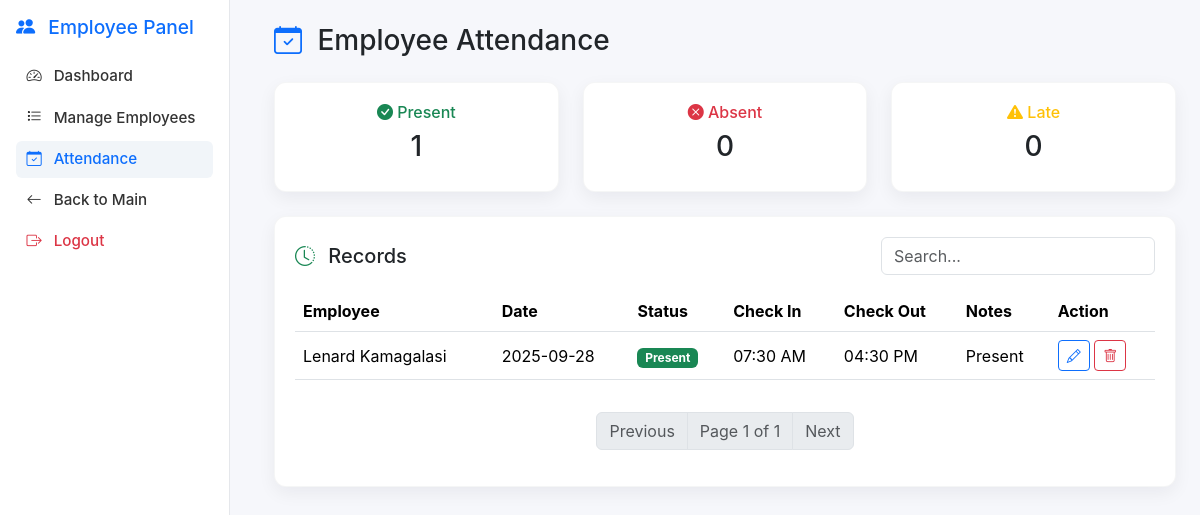
/goal_project_app/employees/employee_attendance.php (signed in), run on the app's committed database.
### tables this page shows
CREATE TABLE `employee_attendance` (
  `id` int(11) NOT NULL,
  `employee_id` int(11) NOT NULL,
  `date` date NOT NULL,
  `status` enum('Present','Absent','Leave','Holiday') NOT NULL DEFAULT 'Present',
  `check_in` time DEFAULT NULL,
  `check_out` time DEFAULT NULL,
  `notes` varchar(255) DEFAULT NULL,
  `created_at` timestamp NOT NULL DEFAULT current_timestamp(),
  `updated_at` timestamp NOT NULL DEFAULT current_timestamp() ON UPDATE current_timestamp()
);

CREATE TABLE `employees` (
  `id` int(11) NOT NULL,
  `employee_id` varchar(50) NOT NULL,
  `full_name` varchar(150) NOT NULL,
  `village` varchar(100) DEFAULT NULL,
  `ta` varchar(100) DEFAULT NULL,
  `gvh` varchar(100) DEFAULT NULL,
  `district` varchar(100) DEFAULT NULL,
  `tribe` varchar(100) DEFAULT NULL,
  `current_town` varchar(100) DEFAULT NULL,
  `dob` date DEFAULT NULL,
  `nid` varchar(50) DEFAULT NULL,
  `phone` varchar(20) DEFAULT NULL,
  `nationality` varchar(50) DEFAULT NULL,
  `photo` varchar(255) DEFAULT NULL,
  `marital_status` enum('Single','Married','Divorced','Widowed') DEFAULT 'Single',
  `sex` enum('Male','Female','Other') NOT NULL,
  `salary` decimal(12,2) DEFAULT 0.00,
  `category_id` int(11) DEFAULT NULL,
  `status` enum('Active','Inactive') DEFAULT 'Active',
  `created_at` timestamp NOT NULL DEFAULT current_timestamp(),
  `updated_at` timestamp NOT NULL DEFAULT current_timestamp() ON UPDATE current_timestamp()
);

### goal_project_app/employees/employee_attendance.php (the view, shortened to what this page needs)
<?php
require_once __DIR__ . '/../config/db.php';
$limit  = 10;
$page   = isset($_GET['page']) && is_numeric($_GET['page']) ? (int)$_GET['page'] : 1;
$offset = ($page-1) * $limit;
$employee_id = isset($_GET['id']) ? (int)$_GET['id'] : 0;
$employee = null;
if($employee_id){
    $stmt = $pdo->prepare("SELECT * FROM employees WHERE id=? LIMIT 1");
    $stmt->execute([$employee_id]);
    $employee = $stmt->fetch(PDO::FETCH_ASSOC);
    if(!$employee){
        die("Employee not found.");
    }
    $stmt = $pdo->prepare("SELECT * FROM employee_attendance WHERE employee_id=:employee_id ORDER BY date DESC LIMIT :limit OFFSET :offset");
    $stmt->bindValue(':employee_id', $employee_id, PDO::PARAM_INT);
    $stmt->bindValue(':limit', $limit, PDO::PARAM_INT);
    $stmt->bindValue(':offset', $offset, PDO::PARAM_INT);
    $stmt->execute();
    $attendance = $stmt->fetchAll(PDO::FETCH_ASSOC);
    $stmtTotal = $pdo->prepare("SELECT COUNT(*) FROM employee_attendance WHERE employee_id=?");
    $stmtTotal->execute([$employee_id]);
    $totalRecords = (int)$stmtTotal->fetchColumn();
} else {
    $stmt = $pdo->prepare("
        SELECT a.*, e.full_name
        FROM employee_attendance a
        LEFT JOIN employees e ON a.employee_id = e.id
        ORDER BY a.date DESC
        LIMIT :limit OFFSET :offset
    ");
    $stmt->bindValue(':limit', $limit, PDO::PARAM_INT);
    $stmt->bindValue(':offset', $offset, PDO::PARAM_INT);
    $stmt->execute();
    $attendance = $stmt->fetchAll(PDO::FETCH_ASSOC);
    $stmtTotal = $pdo->query("SELECT COUNT(*) FROM employee_attendance");
    $totalRecords = (int)$stmtTotal->fetchColumn();
}
$totalPages = $totalRecords > 0 ? ceil($totalRecords / $limit) : 1;
$stats = ['present'=>0, 'absent'=>0, 'late'=>0];
foreach($attendance as $row){
    $status = strtolower($row['status'] ?? '');
    if($status === 'present'){
        $stats['present']++;
    } elseif($status === 'absent'){
        $stats['absent']++;
    } else {
        $stats['late']++;
    }
}
function formatTime($time){
    return date("h:i A", strtotime($time));
}
?>
<!DOCTYPE html>
<html lang="en">
<head>
<link href="https://cdn.jsdelivr.net/npm/bootstrap@5.3.2/dist/css/bootstrap.min.css" rel="stylesheet">
<link href="https://cdn.jsdelivr.net/npm/bootstrap-icons/font/bootstrap-icons.css" rel="stylesheet">
</head>
<body>
<aside class="sidebar d-flex flex-column">
  <h4><i class="bi bi-people-fill me-2"></i> Employee Panel</h4>
  <nav class="nav flex-column">
    <a class="nav-link" href="dashboard.php"><i class="bi bi-speedometer2 me-2"></i> Dashboard</a>
    <a class="nav-link" href="manage_employee.php"><i class="bi bi-list-task me-2"></i> Manage Employees</a>
    <a class="nav-link active" href="employee_attendance.php"><i class="bi bi-calendar-check me-2"></i> Attendance</a>
    <a class="nav-link" href="../index.php"><i class="bi bi-arrow-left me-2"></i> Back to Main</a>
    <a class="nav-link text-danger mt-auto" href="../logout.php"><i class="bi bi-box-arrow-right me-2"></i> Logout</a>
  </nav>
</aside>
<main class="content">
  <h3 class="mb-4"><i class="bi bi-calendar-check me-2 text-primary"></i> Employee Attendance</h3>
  <div class="row mb-4">
    <div class="col-md-4">
      <div class="card-modern text-center">
        <h6 class="text-success"><i class="bi bi-check-circle-fill"></i> Present</h6>
        <h3><?= $stats['present'] ?></h3>
      </div>
    </div>
    <div class="col-md-4">
      <div class="card-modern text-center">
        <h6 class="text-danger"><i class="bi bi-x-circle-fill"></i> Absent</h6>
        <h3><?= $stats['absent'] ?></h3>
      </div>
    </div>
    <div class="col-md-4">
      <div class="card-modern text-center">
        <h6 class="text-warning"><i class="bi bi-exclamation-triangle-fill"></i> Late</h6>
        <h3><?= $stats['late'] ?></h3>
      </div>
    </div>
  </div>
  <div class="card-modern">
    <div class="d-flex justify-content-between align-items-center mb-3">
      <h5 class="mb-0"><i class="bi bi-clock-history me-2 text-success"></i> Records</h5>
      <input id="attendanceSearch" class="form-control w-auto" placeholder="Search..." />
    </div>
    <div class="table-responsive">
      <table class="table table-hover align-middle">
        <thead>
          <tr>
            <?php if(!$employee): ?><th>Employee</th><?php endif; ?>
            <th>Date</th>
            <th>Status</th>
            <th>Check In</th>
            <th>Check Out</th>
            <th>Notes</th>
            <th>Action</th>
          </tr>
        </thead>
        <tbody id="attendanceTable">
          <?php foreach($attendance as $row): ?>
            <tr>
              <?php if(!$employee): ?><td><?= htmlspecialchars($row['full_name'] ?? '-') ?></td><?php endif; ?>
              <td><?= htmlspecialchars($row['date']) ?></td>
              <td>
                <?php
                    $status = strtolower($row['status'] ?? '');
                    if($status === 'present'): ?>
                        <span class="badge bg-success">Present</span>
                    <?php elseif($status === 'absent'): ?>
                        <span class="badge bg-danger">Absent</span>
                    <?php else: ?>
                        <span class="badge bg-warning text-dark">Late</span>
                <?php endif; ?>
              </td>
              <td><?= formatTime($row['check_in'] ?? '') ?></td>
              <td><?= formatTime($row['check_out'] ?? '') ?></td>
              <td><?= htmlspecialchars($row['notes'] ?? '-') ?></td>
              <td>
                <a href="edit_attendance.php?id=<?= $row['id'] ?>" class="btn btn-sm btn-outline-primary"><i class="bi bi-pencil"></i></a>
                <a href="delete_attendance.php?id=<?= $row['id'] ?>" onclick="return confirm('Delete this record?')" class="btn btn-sm btn-outline-danger"><i class="bi bi-trash"></i></a>
              </td>
            </tr>
          <?php endforeach; ?>
        </tbody>
      </table>
    </div>
    <nav class="mt-3">
      <ul class="pagination justify-content-center">
        <li class="page-item <?= ($page<=1)?'disabled':'' ?>">
          <a class="page-link" href="?<?= $employee_id ? "id=$employee_id&" : "" ?>page=<?= max(1,$page-1) ?>">Previous</a>
        </li>
        <li class="page-item disabled"><span class="page-link">Page <?= $page ?> of <?= $totalPages ?></span></li>
        <li class="page-item <?= ($page>=$totalPages)?'disabled':'' ?>">
          <a class="page-link" href="?<?= $employee_id ? "id=$employee_id&" : "" ?>page=<?= min($totalPages,$page+1) ?>">Next</a>
        </li>
      </ul>
    </nav>
  </div>
</main>
</body>
</html>

### goal_project_app/employees/employee_attendance.php (style rules this page uses)
body { background:#f6f7fb; font-family: Inter, system-ui, -apple-system, Segoe UI, Roboto, sans-serif; }
.sidebar { width:230px; min-height:100vh; background:#fff; border-right:1px solid #e5e7eb; padding:1rem; position:fixed; top:0; left:0; }
.sidebar h4 { color:#0d6efd; margin-bottom:1.2rem; font-size:1.2rem; }
.sidebar .nav-link { color:#333; border-radius:6px; padding:.45rem .65rem; font-weight:500; font-size:0.95rem; margin-bottom:4px; }
.sidebar .nav-link.active, .sidebar .nav-link:hover { color:#0d6efd; background:#f1f5f9; }
.content { margin-left:250px; padding:24px; }
.card-modern { border-radius:12px; box-shadow:0 6px 18px rgba(16,24,40,0.06); border:1px solid rgba(16,24,40,0.04); padding:20px; background:#fff; }
.table td, .table th { vertical-align:middle; }

### data on the page
employee_attendance: employee.full_name "Lenard Kamagalasi", date "2025-09-28", status "Present", check_in "07:30 AM", check_out "04:30 PM", notes "Present"

### other printed values
$stats['present'] "1"
$stats['absent'] "0"
$stats['late'] "0"
$page "1"
$totalPages "1"
